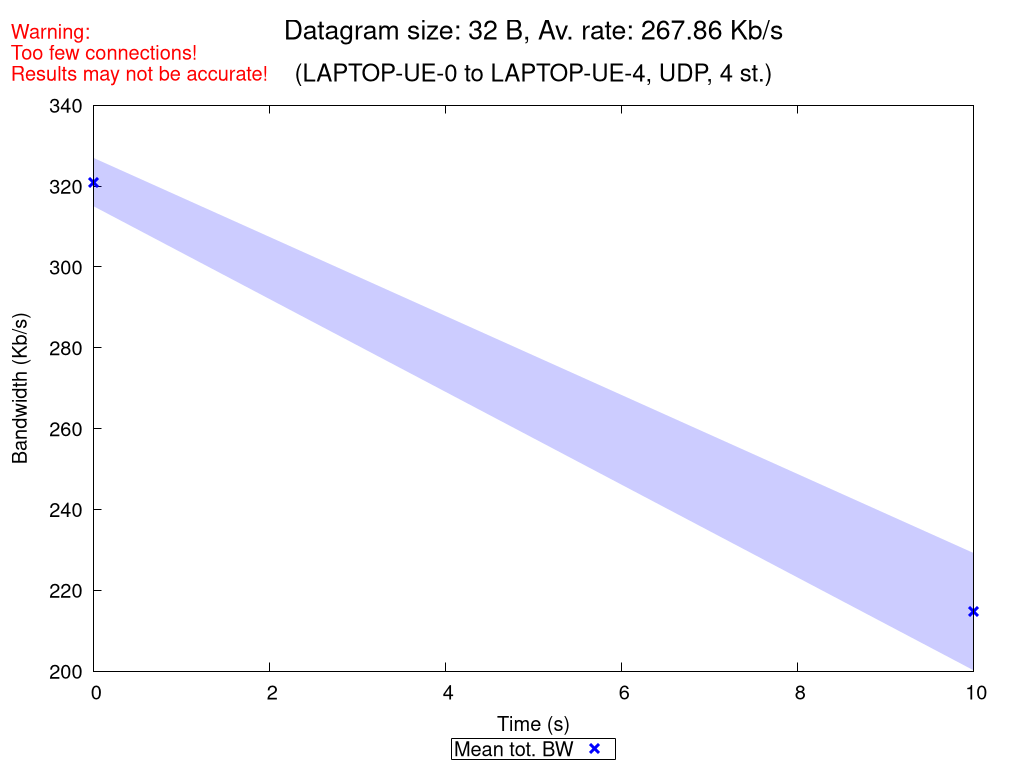

Source code (gnuplot):
set terminal pngcairo nocrop enhanced size 1024,768 font "Verdana,15"
set output "UDP_4_st_2020_10_18_09-41-26_one2two_00032B.png"

set title "{/=20 Datagram size: 32 B, Av. rate: 267.86 Kb/s}\n\n{/=18 (LAPTOP-UE-0 to LAPTOP-UE-4, UDP, 4 st.)}"
set label "Warning:\nToo few connections!\nResults may not be accurate!" at screen 0.01, screen 0.96 tc rgb "red"

set xlabel "Time (s)"
set ylabel "Bandwidth (Kb/s)"
set ytics nomirror
set key bmargin center horizontal box samplen 1 width -1
set bmargin 4.6
set rmargin 4.5

rf = 1000.0  # rate factor
set style fill transparent solid 0.2 noborder
set autoscale xfix
plot "UDP_4_st_2020_10_18_09-41-26_one2two_00032B_iperf_processed.dat" using 1:($2/rf-$3/rf):($2/rf+$3/rf) with filledcurves lc rgb "blue" notitle, \
     "" using 1:($2/rf) with points pt 2 ps 1.5 lw 3 lc rgb "blue" title "Mean tot. BW", \
